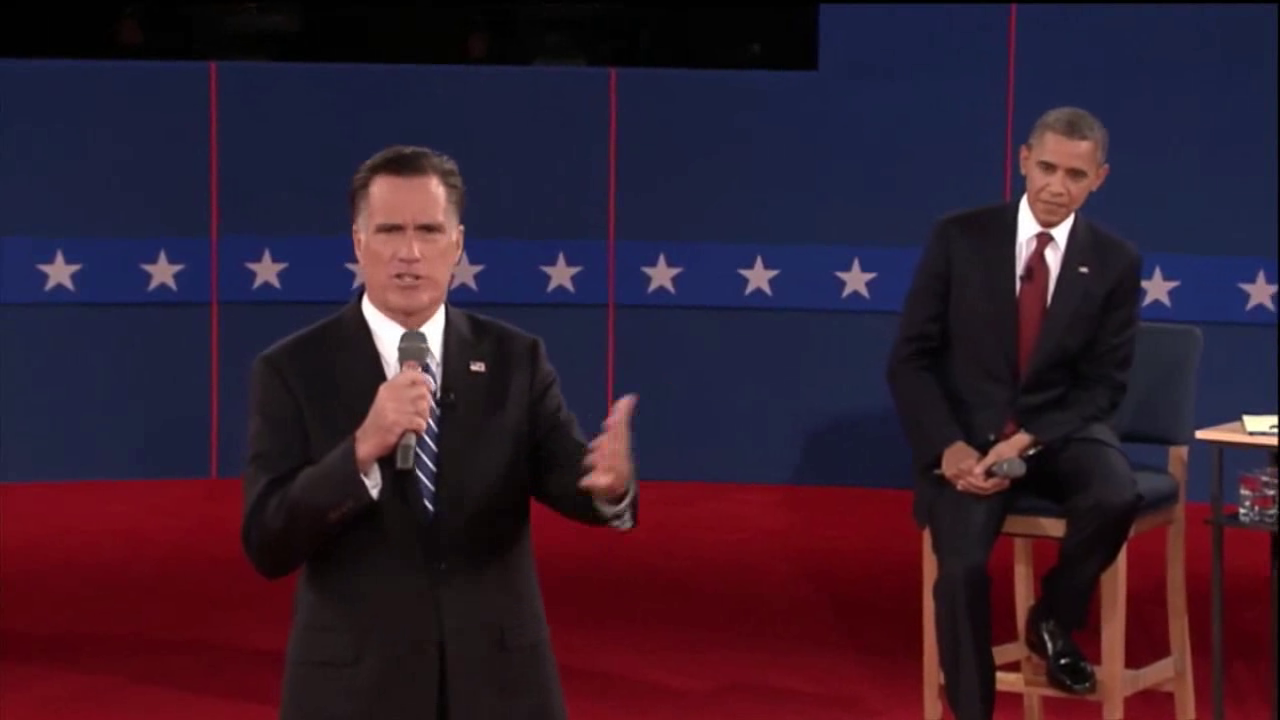
#> input picture frame 31 of ps6/input/pres_debate.avi, 1280 x 720 px, given in place of pedestrians.avi, which was not available
$ python ps6_4.py
#> lines starting #> are read from the running program, lines starting #| are printed output that depends on the picture; pictures that were not available may be replaced by others from this repository, and a replacement may not be noted
import numpy as np
import cv2
import algo
import os
import math


def sample_init(img_size, num):
    sample_set = []
    width = img_size[1]
    height = img_size[0]
    interval = width * height / num

    for i in range(0, num):
        y = (i * interval) / width
        x = (i * interval) % width
        sample_set.append([x, y, 1 / num])

    return sample_set


cap = cv2.VideoCapture('input\\pedestrians.avi')

x0 = 211
y0 = 36
w = 100
h = 294

t = 0
template = np.zeros((h, w))

num_sample = 1000
sample_set = []

center_x = float(x0 + w / 2)
center_y = float(y0 + h / 2)

delta_d = 10.0
delta_mse = 10.0
weight_vec = []

alpha = 0.2

while (cap.isOpened()):
    ret, frame = cap.read()
#> frame is the input picture: shape (720, 1280, 3); mean B, G, R 46.7, 29.3, 51.1
    if not ret:
        break

    #frame = cv2.resize(frame, (int(0.5 * frame.shape[1]), int(0.5 * frame.shape[0])), interpolation=cv2.INTER_CUBIC)
    gray = cv2.cvtColor(frame, cv2.COLOR_BGR2GRAY)
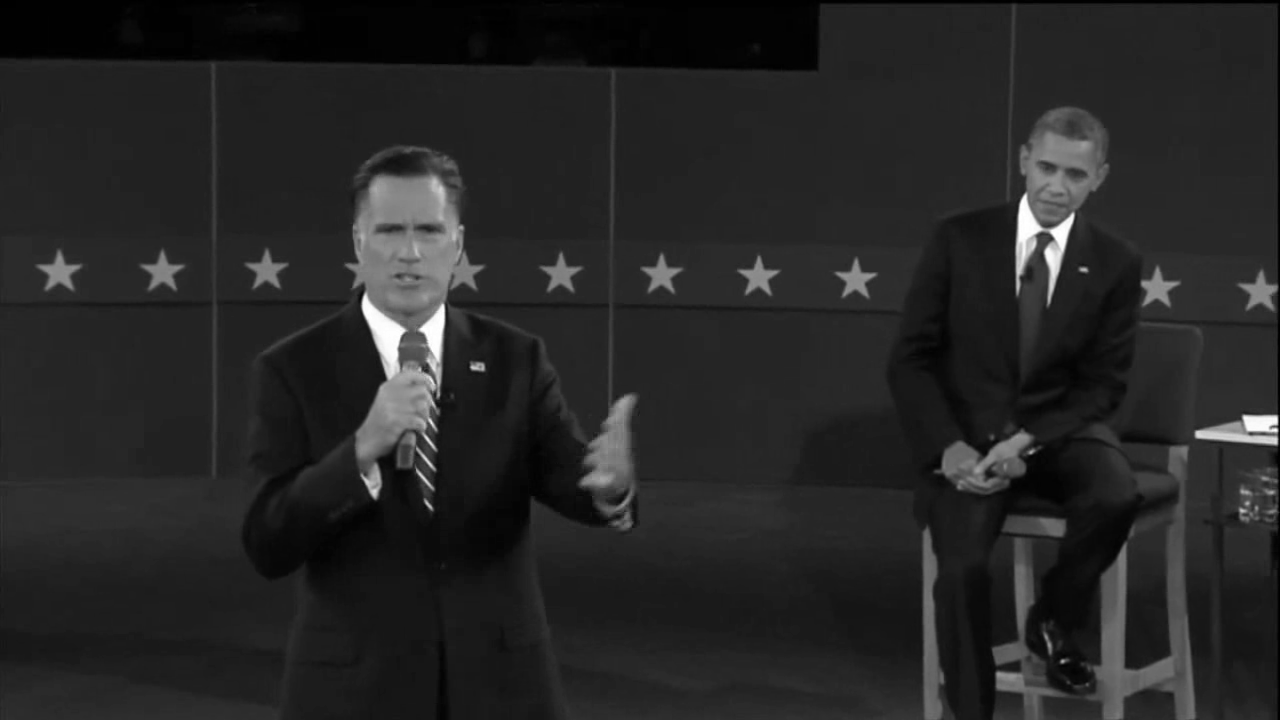
#> gray: shape (720, 1280); min 0, max 255, mean 37.7

    if t == 0:
        template = gray[y0: y0 + h, x0: x0 + w]
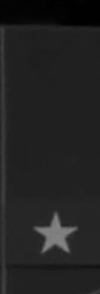
#> template: shape (294, 100); min 0, max 133, mean 34
        sample_set = sample_init(gray.shape, num_sample)
        cv2.imwrite(os.path.join('output', 'test1.png'), template)
    else:
        sample_set = algo.stochastic_universal_sampling(weight_vec)

#> (the run stopped early here; a loop or call above may not have finished)

$ run again, starting later in the video
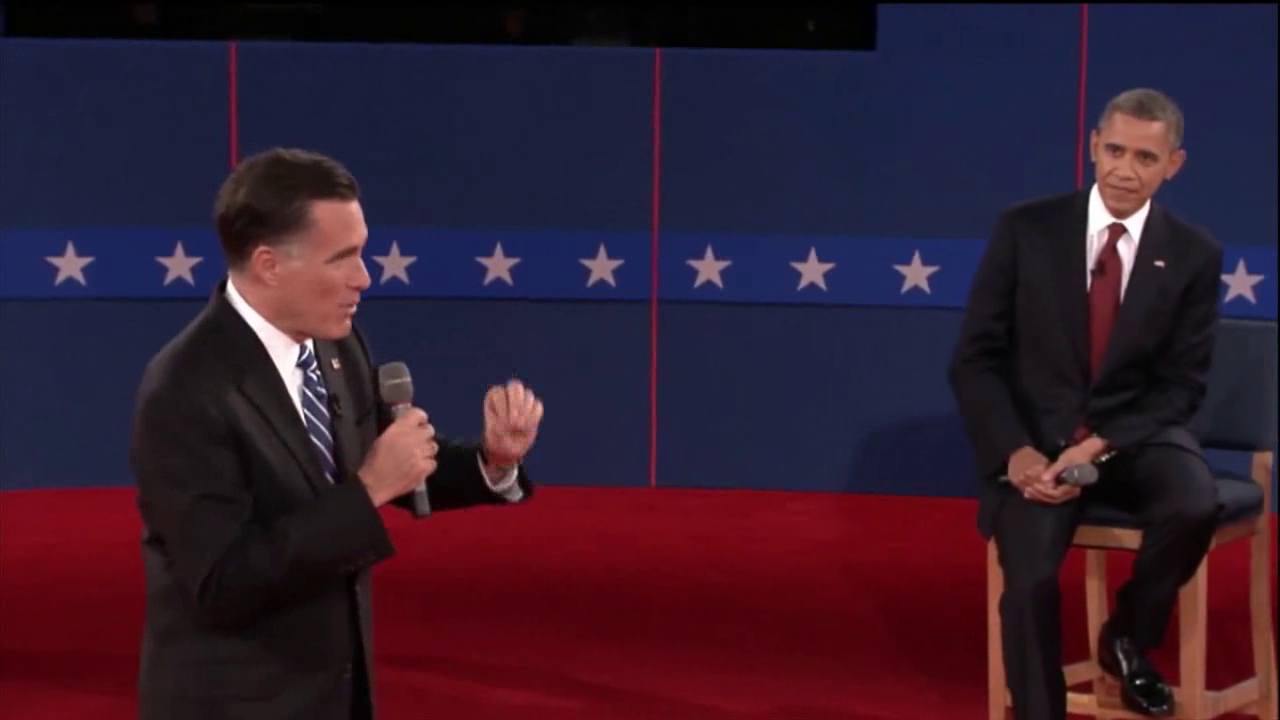
#> input picture frame 140 of ps6/input/pres_debate.avi, 1280 x 720 px, given in place of pedestrians.avi, which was not available
#> frame is the input picture: shape (720, 1280, 3); mean B, G, R 46.6, 29.3, 51.5
#> `gray = cv2.cvtColor(frame, cv2.COLOR_BGR2GRAY)`:
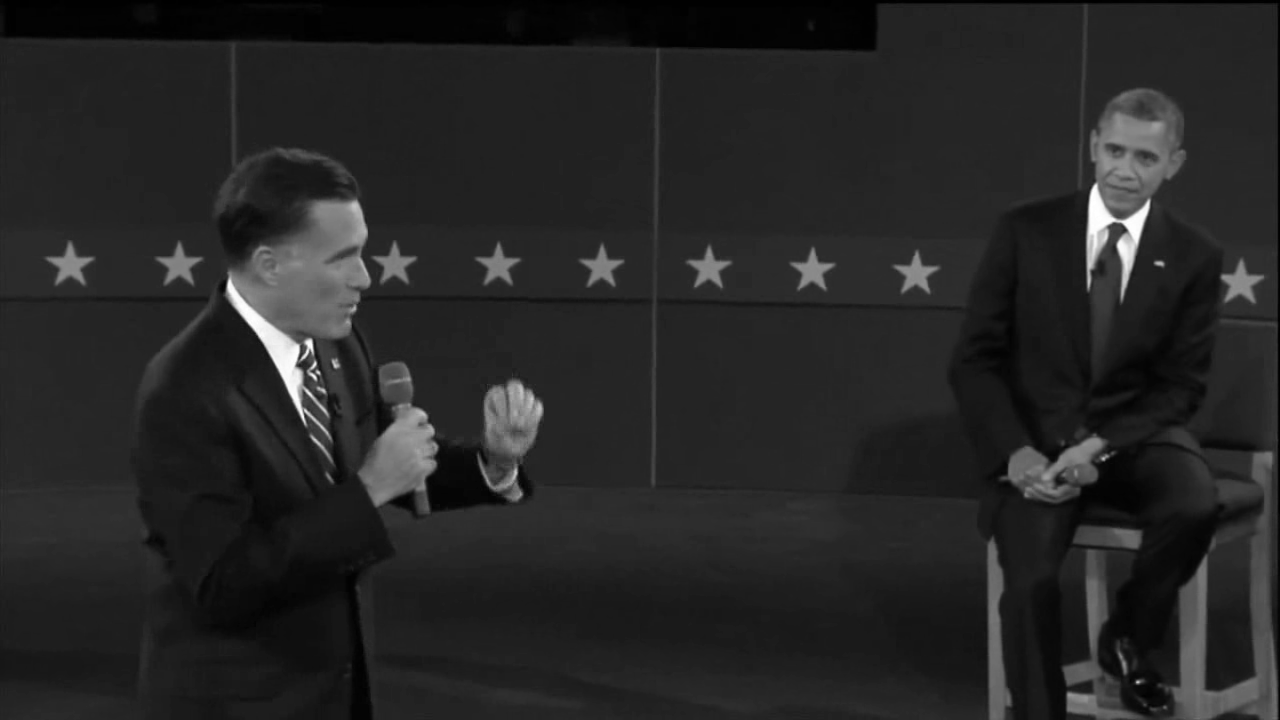
#> gray: shape (720, 1280); min 0, max 255, mean 37.8
#> `template = gray[y0: y0 + h, x0: x0 + w]`:
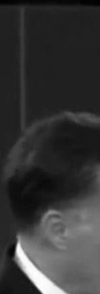
#> template: shape (294, 100); min 1, max 255, mean 53.8

$ run again, starting later in the video
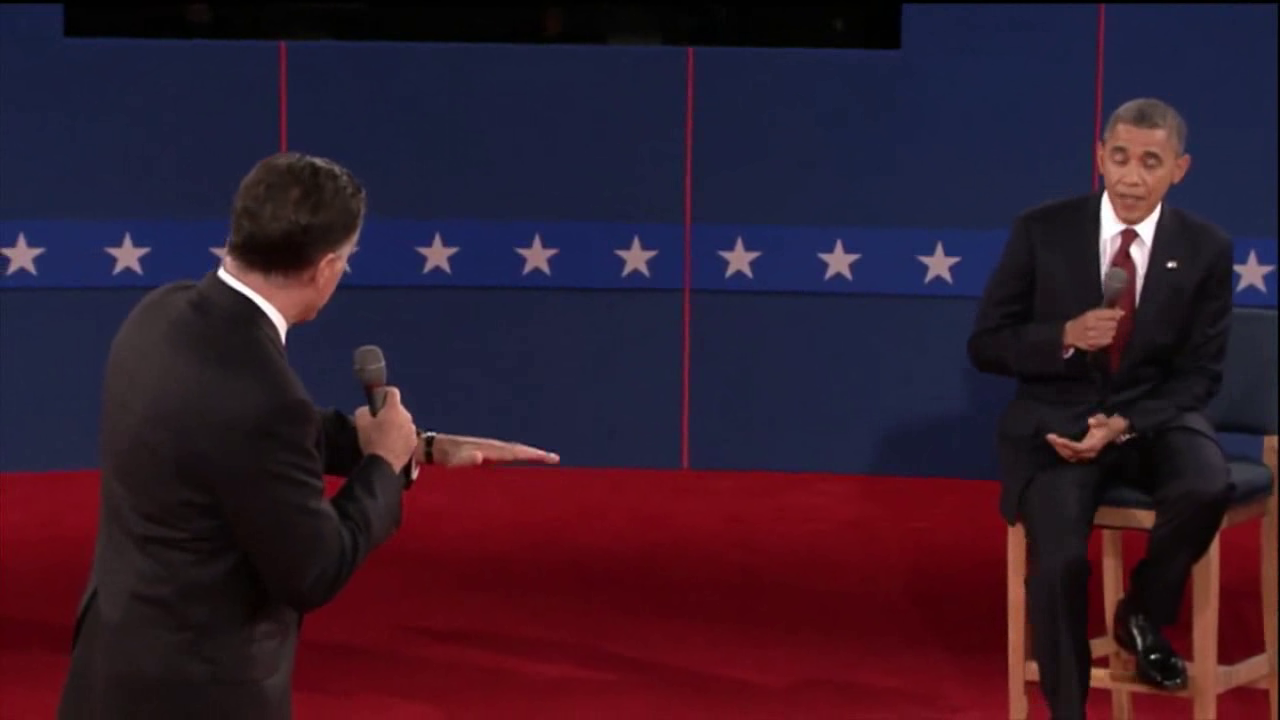
#> input picture frame 249 of ps6/input/pres_debate.avi, 1280 x 720 px, given in place of pedestrians.avi, which was not available
#> frame is the input picture: shape (720, 1280, 3); mean B, G, R 44.8, 27.6, 50.7
#> `gray = cv2.cvtColor(frame, cv2.COLOR_BGR2GRAY)`:
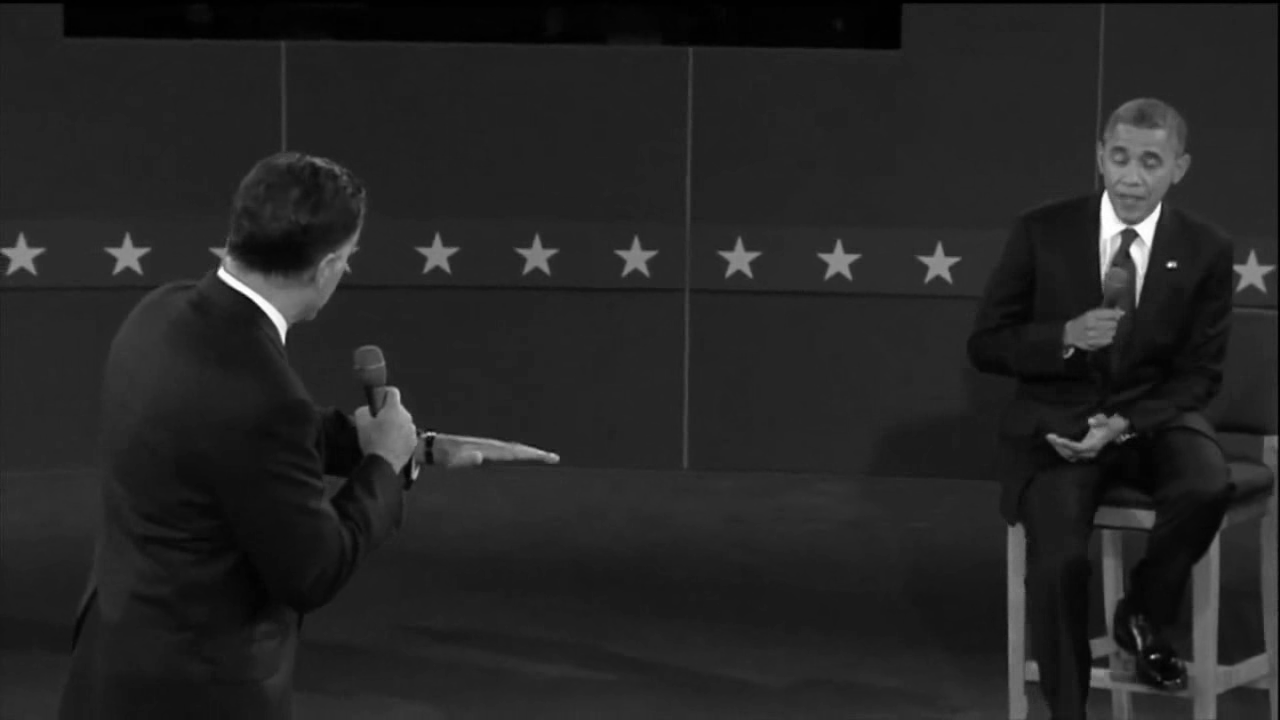
#> gray: shape (720, 1280); min 0, max 255, mean 36.3
#> `template = gray[y0: y0 + h, x0: x0 + w]`:
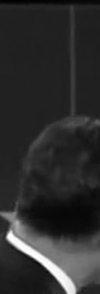
#> template: shape (294, 100); min 1, max 255, mean 45.7
